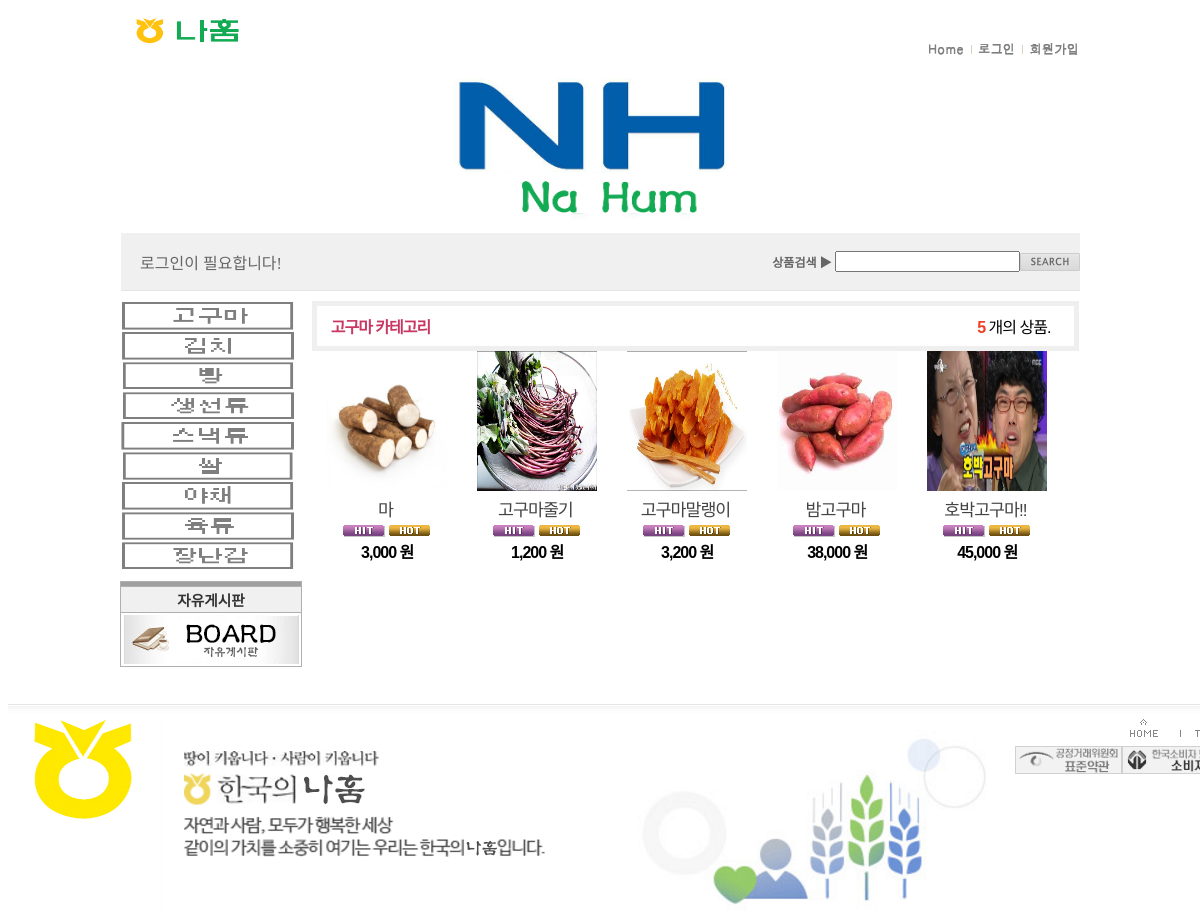
Page /index.php?mode=product&menu=menu01 on the committed database.
### tables this page shows
CREATE TABLE `product` (
  `product_no` int(11) NOT NULL AUTO_INCREMENT,
  `product_name` varchar(100) DEFAULT NULL,
  `product_cost` int(11) DEFAULT NULL,
  `product_count` int(11) DEFAULT NULL,
  `product_position` varchar(20) DEFAULT NULL,
  `product_kind1` varchar(20) DEFAULT NULL,
  `product_kind2` varchar(20) DEFAULT NULL,
  `product_kind3` varchar(20) DEFAULT NULL,
  `product_size1` varchar(10) DEFAULT NULL,
  `product_size2` varchar(10) DEFAULT NULL,
  `product_size3` varchar(10) DEFAULT NULL,
  `main_img` varchar(60) DEFAULT NULL,
  `sub_img1` varchar(60) DEFAULT NULL,
  `sub_img2` varchar(60) DEFAULT NULL,
  `sub_img3` varchar(60) DEFAULT NULL,
  `sub_img4` varchar(60) DEFAULT NULL,
  `product_content` varchar(1000) DEFAULT NULL,
  PRIMARY KEY (`product_no`)
);

### view/Login/check_session.php (called while the page is built, shortened)
<?php
	$login_checked_ID = isset($_SESSION['SE_IDKey'])?$_SESSION['SE_IDKey']:"0";
?>

### model/DataBase/DBmanager.php (called while the page is built)
<?php
class DBControl{
						public $dbo;
						public $stt;
						function __construct(){
							try{$this->dbo = $this->connect();}
							catch(PDOException $e){
							}
						}
						function useSql($sql){
							$this->stt = $this->dbo->prepare($sql,array(PDO::ATTR_CURSOR=>PDO::CURSOR_SCROLL));
							$this->stt->execute();
						}
						function sttFetchAssoc(){
							return $this->stt->fetch(PDO::FETCH_ASSOC);
						}
						function connect() {
						   $dsn = 'mysql:host=localhost;port=3309;dbname=ShoppingMall;';
						   $user = 'root';
						   $pass = 'iammanager';
						   try{
						      $db = new PDO($dsn, $user, $pass);
						   }catch(PDOException $e){
						   		echo "안녕~";
						      exit('DB접속 불가:{$e->getMessage()}');
						   }
						   return $db;
					}
				}
?>

### controller/Goods_controller.php (the view, shortened to what this page needs)
<?php
class Goods_controller{
			public $dbc;
		function __construct(){
				$this->dbc = new DBControl();
		}
		function product_sql_controller($menu){
			$sql= "select product_no, product_name, FORMAT(product_cost,0) money, product_count,
					 		 				product_position, main_img from product where product_position='{$menu}' order by product_no desc";
			$this->dbc->useSql($sql);
		}
		function product_rowCount(){
			return $this->dbc->stt->rowCount();
		}
		function product_output_date(){
			$result="";
			$new_line_count = 1;
			 while($row = $this->dbc->sttFetchAssoc()){
					if($new_line_count%5 == 1){
						$result .= '<tr>';
					}
					$no = $row['product_no'];
					$mode = 'product_detail';
					$result .= "<td width='150' height='205' align='center' valign='top'>
						<table border='0' cellpadding='0' cellspacing='0' width='100' class='cmfont'>
							<tr>
								<td align='center'>
									<a href='index.php?mode={$mode}&no={$no}'><img src='product/{$row['product_position']}/{$row['main_img']}' width='120' height='140' border='0'></a>
								</td>
							</tr>
							<tr><td height='5'></td></tr>
							<tr>
								<td height='20' align='center'>
									<a href='index.php?mode={$mode}&no={$no}'>
									<font color='444444'>{$row['product_name']}</font></a>&nbsp;
								</td>
							</tr>
							<tr>
								<td align='center'>
									<img src='images/i_hit.gif' align='absmiddle' vspace='1'>
									<img src='images/i_hot.gif' align='absmiddle' vspace='1'>
								</td
							</tr>
							<tr><td height='20' align='center'><b>{$row['money']} 원</b></td></tr>
						</table>
					</td>";
					if($new_line_count%5==0){
						$result .='</tr>';
					}
					$new_line_count+=1;
			};
			echo $result;
		}
		function product_output_menu($menu){
				switch ($menu){
						case 'menu01';
							$output_menu = '고구마 카테고리';
							break;
					}
			return $output_menu;
		}
}
?>

### index.php (shortened to what this page needs)
<html>
<head>
<link type="text/css" rel="stylesheet" href="./include/font.css">
</head>
<body>
		<div>
				<?php   require_once "./model/DataBase/DBmanager.php";
						require_once "./controller/Goods_controller.php";
						require_once "./view/Main/header.php"; ?>
		</div>
<table width="960" border="0"  cellspacing="0" cellpadding="0" align="center">
	<tr><td height="10" colspan="2"></td></tr>
	<tr>
		<td height="100%" valign="top">
			<table width="181" border="0" cellspacing="0" cellpadding="0">
				<tr>
					<td valign="top">
						<?php require_once './view/Main/category.php' ?>
					</td>
				</tr>
				<tr>
					<td height="10"></td>
				</tr>
				<tr>
					<td>
						<?php require_once './view/Main/free_board.php' ?>
					</td>
				</tr>
			</table>
		</td>
		<td width="10"></td>
		<td valign="top">
				<?php
				 	require_once './controller/main_controller.php';
					$mode = isset($_GET['mode'])?$_GET['mode']:"";
					$new_page = new Main_Require_controller();
					$new_page->require_page($mode);
				 ?>
		</td>
	</tr>
</table>
				<?php require_once './view/Main/footer.php' ?>
</body>
</html>

### view/Main/header.php (shortened to what this page needs)
<table width="959" border="0" cellspacing="0" cellpadding="0" align="center">
	<tr>
		<td>
			<table border="0" cellspacing="0" cellpadding="0" width="182">
				<tr>
					<td><a href="index.php">
							<img src="./images/top_logo.png" width="160" height="50" border="0">
						</a></td>
				</tr>
			</table>
		</td>
		<td align="right" valign="bottom">
			<table border="0" cellspacing="0" cellpadding="0">
				<tr>
					<?php
						require_once "./view/Login/check_session.php";
						if(!$login_checked_ID){
						echo	'<td><a href="index.php"><img src="images/top_menu01.gif" border="0"></a></td>
							<td><img src="images/top_menu_line.gif" width="11"></td>
							<td><a href="index.php?mode=member_login"><img src="images/top_menu02.gif" border="0"></a></td>
							<td><img src="images/top_menu_line.gif" width="11"></td>
							<td><a href="index.php?mode=member_agree"><img src="images/top_menu03.gif" border="0"></a></td>
							';
						}
					?>
				</tr>
			</table>
		</td>
	</tr>
</table>
<table width="959" border="0" bgcolor='black' cellspacing="0" cellpadding="0" align="center">
	<tr>
	  <td><img src="images/main_image1.png" width="100%" height="175"></td>
	</tr>
</table>
<table width="959" height="25" border="0"  cellspacing="0" cellpadding="0" align="center">
	<tr bgcolor="#F0F0F0">
		<td width="181" align="center"><font color="#666666">
		<?php
			if($login_checked_ID){
				echo  "&nbsp; ようこそ！ &nbsp;&nbsp; <br><b>{$login_checked_ID} </b>様♥</font>";
			}else{
				echo "로그인이 필요합니다!";
			}
		?>
		</td>
		<td style="font-size:9pt;color:#666666;font-family:돋움;padding-left:5px;"></td>
		<td align="right" style="font-size:9pt;color:#666666;font-family:돋움;"><b>상품검색 ▶&nbsp;</b></td>
		<form name="form1" method="post" action="index.php?mode=product_search">
		<td width="135">
			<input type="text" name="findtext" maxlength="40" size="20" class="cmfont1">&nbsp;
		</td>
		</form>
		<td width="60">
			<a href="javascript:Search()"><img src="images/i_search1.gif" border="0"></a></td>
		</tr>
	<tr><td height="1" colspan="5" bgcolor="#E5E5E5"></td></tr>
 </table>

### view/Main/category.php
<?php
	$mode = 'product';
	for($i=1;$i<10;$i++){
					echo "	<tr>
								<td bgcolor='#FFFFFF'>
									<table width='100%'  border='0' cellspacing='0' cellpadding='0'>
										<tr><td><a href='index.php?mode={$mode}&menu=menu0{$i}'><img src='images/main_menu0{$i}_off.png' width='176' height='30' border='0'  onmouseover=img_change('on') onmouseout=img_change('off')></a></td></tr>
									</table>
								</td>
							</tr>
						";
	}
?>

### view/Main/free_board.php
<table width="177"  border="0" cellpadding="2" cellspacing="1" bgcolor="#afafaf">
	<tr><td height="3"  bgcolor="#a0a0a0"></td></tr>
	<tr><td height="25" bgcolor="#f0f0f0" align="center" style="font-size:11pt;color:#333333"><b>자유게시판</b></td></tr>
	<tr>
		<td bgcolor="#FFFFFF">
			<table width="100%"  border="0" cellspacing="0" cellpadding="0">
				<tr><td><a href="index.php?mode=board"><img src="images/main_left_board.png" border="0" width="176"></a></td></tr>
			</table>
		</td>
	</tr>
</table>

### controller/main_controller.php (shortened to what this page needs)
<?php
	class Main_Require_controller{
		function require_page($mode){
					switch ($mode) {
							case 'product':
								require_once './view/Goods/product.php';
								break;
					}
		}
	}
?>

### view/Goods/product.php (shortened to what this page needs)
<?php
			$menu=isset($_GET['menu'])?$_GET['menu']:"";
			$goods_ctr = new Goods_controller();
			$goods_ctr->product_sql_controller($menu);
			$output_menu=$goods_ctr->product_output_menu($menu);
			$output_product_cnt=$goods_ctr->product_rowCount();
?>
	<table border='0' cellpadding='0' cellspacing='5' width='767' class='cmfont' bgcolor='#efefef'>
		<tr>
			<td bgcolor='white' align='center'>
				<table border='0' cellpadding='0' cellspacing='0' width='751' class='cmfont'>
					<tr>
						<td align='center' valign='middle'>
							<table border='0' cellpadding='0' cellspacing='0' width='730' height='40' class='cmfont'>
								<tr>
									<td width='500' class='cmfont'>
										<font color='#C83762' class='cmfont'><b><?php echo $output_menu; ?> &nbsp;</b></font>&nbsp;
									</td>
									<td align='right' width='274'>
										<table width='100%' border='0' cellpadding='0' cellspacing='0' class='cmfont'>
											<tr>
												<td align='right'><font color='EF3F25'><b><?php echo $output_product_cnt ?></b></font> 개의 상품.&nbsp;&nbsp;&nbsp;</td>
											</tr>
										</table>
									</td>
								</tr>
							</table>
						</td>
					</tr>
				</table>
			</td>
		</tr>
	</table>
	<table border='0' cellpadding='0' cellspacing='0'>
		<tr>
		<?php
			$goods_ctr->product_output_date();
		?>
		</tr>
	</table>

### view/Main/footer.php (shortened to what this page needs)
<br><br>
<table width="959" border="0" align="center" cellpadding="0" cellspacing="0" bgcolor="#FFFFFF">
	<tr>
		<td background="images/footer_bg.gif" height="11"></td>
	</tr>
	<tr><td height="5"></td></tr>
	<tr>
		<td>
			<table width="959" border="0" cellspacing="0" cellpadding="0">
				<tr>
					<td valign="top"><a href="index.php"><img src="images/footer_logo.jpg" border="0" width='150px' height='100'></a></td>
					<td>
						<table border="0" cellspacing="0" cellpadding="0">
							<tr>
								<td><img src="images/footer_copyright.png"></td>
							</tr>
						</table>
					</td>
					<td align="right" valign="top">
						<table border="0" cellspacing="0" cellpadding="0">
							<tr>
								<td align="right">
										<a href="index.php"><img src="images/footer_home.gif" border="0"></a>&nbsp;
										<a href="#top"><img src="images/footer_top.gif" border="0"></a>
								</td>
							</tr>
							<tr>
								<td>
									<table border="0" cellspacing="0" cellpadding="0">
										<tr>
											<td><A HREF="http://www.ftc.go.kr/" target="_blank"><img src="images/footer_pic1.gif" border="0"></A></td>
											<td><A HREF="http://www.sgic.co.kr/" target="_blank"><img src="images/footer_pic2.gif" border="0"></a></td>
										</tr>
									</table>
								</td>
							</tr>
						</table>
					</td>
				</tr>
			</table>
		</td>
	</tr>
</table>

### rows in the picture
product: product_position+main_img (picture), product_name "마", money "3,000"
product: product_position+main_img (picture), product_name "고구마줄기", money "1,200"
product: product_position+main_img (picture), product_name "고구마말랭이", money "3,200"
product: product_position+main_img (picture), product_name "밤고구마", money "38,000"
product: product_position+main_img (picture), product_name "호박고구마!!", money "45,000"

### other values in the picture
$output_menu "고구마 카테고리"
$output_product_cnt "5"
